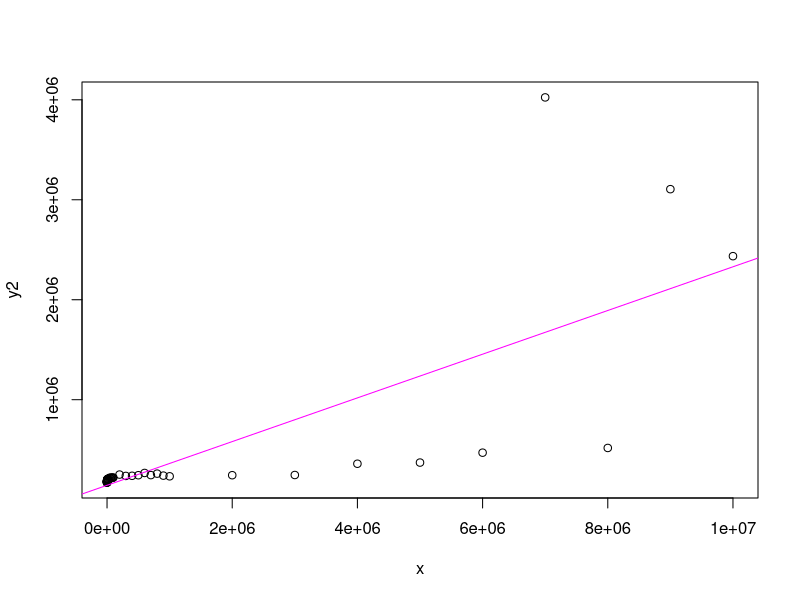

Write R code to recreate this figure.
# Input data
x <- c(1, 2, 5, 10, 20, 50, 100, 200, 300, 400, 500, 600, 700, 800, 900, 1000, 2000, 3000, 4000, 5000, 6000, 7000, 8000, 9000, 10000, 20000, 30000, 40000, 50000, 60000, 70000, 80000, 90000, 100000, 200000, 300000, 400000, 500000, 600000, 700000, 800000, 900000, 1000000, 2000000, 3000000, 4000000, 5000000, 6000000, 7000000, 8000000, 9000000, 10000000)
y <- c(377470, 375510, 375860, 379420, 388900, 396880, 393490, 397150, 400900, 397660, 411670, 406910, 410290, 418690, 428590, 418470, 502980, 534470, 537690, 545930, 547520, 549710, 550340, 543590, 554170, 504260, 477590, 449860, 428810, 420120, 413690, 410900, 411780, 406520, 430700, 427290, 437560, 475130, 505430, 665590, 649970, 672900, 666230, 910560, 823850, 1026400, 1769500000, 1110000, 2401700000, 2844900000, 3196500000, 3436900000)

y2 <- c(170650   ,
        172000   ,
        171110   ,
        174250   ,
        172790   ,
        178010   ,
        189000   ,
        180070   ,
        186250   ,
        189710   ,
        192330   ,
        182360   ,
        179720   ,
        181850   ,
        179740   ,
        180700   ,
        182200   ,
        182630   ,
        188280   ,
        202520   ,
        202530   ,
        203080   ,
        204060   ,
        206580   ,
        205390   ,
        207840   ,
        212260   ,
        218670   ,
        213320   ,
        219210   ,
        220230   ,
        216660   ,
        219480   ,
        221130   ,
        250970   ,
        237360   ,
        238670   ,
        244390   ,
        267070   ,
        245460   ,
        260300   ,
        240390   ,
        233510   ,
        244530   ,
        246580   ,
        359290   ,
        371000   ,
        469950   ,
        4023900  ,
        517170   ,
        3106000  ,
        2435800  )


# Linear regression
model1 <- lm(y ~ x)
model2 <- lm(y2 ~ x)

# Print coefficients
print(coef(model1))
print(coef(model2))

# Estimating function
f <- function(x) {
  400000 + (((x + 40 - 1) / 40) * 10000)
}

# Estimated values
x1 <- seq(1, 10000000, by = 1000)
y1 <- f(x1)

png("elem-drop.png")
plot(x, y2)
# abline(model1, col = "blue")
abline(model2, col = "magenta")
# lines(x1, y1, type = "s", col = "red")
# lines(x, y2, col = "green")
